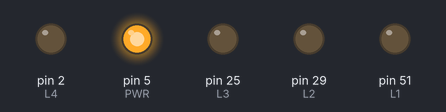
This sketch was run on a simulated Arduino Mega 2560, built with avr-gcc and run on an emulated ATmega2560. Shown: output pins drawn as LEDs (lit = HIGH).

Above: at 0.1 s.
At 3.1 s:
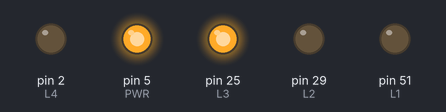
At 6.1 s:
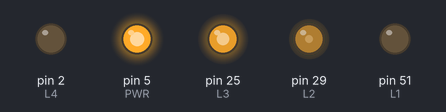
At 15.1 s:
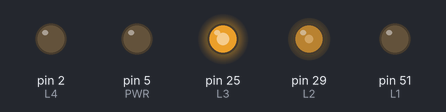
At 20.1 s:
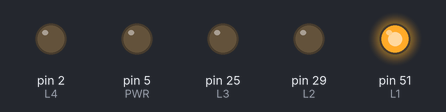
At 25.1 s:
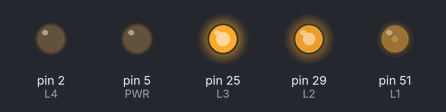
Timing chart, 0 to 25.3 s (numbered marks = the images above):
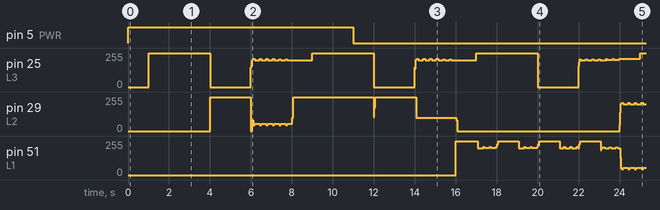

The sketch:

minimote.ino
```cpp
#include <avr/interrupt.h>
#include <avr/io.h>
//#include "HIDSerial.h"
//#include <TinyWireM.h>

#define PWR 5
#define L1 8
#define L2 7
#define L3 3
#define L4 2
#define PADOUT 0
#define PADIN 1
volatile u8 show_num = 0;
volatile u8 show_num_ind = 0;
u32 shdwn = 10000;
ISR(TIMER1_COMPA_vect) {
  if (show_num && show_num < 32) {
    if (show_num & (0x10 >> show_num_ind)) showLED_(show_num_ind + 1);
    else showLED_(0);
    show_num_ind = (show_num_ind + 1) % 5;
  }
};

#define MEM_I2C_ADDR 0xa0

#define L1OFF PORTB &= ~(1<<2)
#define L1ON PORTB |=  (1<<2)
#define L1IN DDRB &=   ~(1<<2)
#define L1OUT DDRB |=  (1<<2)

#define L2OFF PORTA &= ~(1<<7)
#define L2ON PORTA  |= (1<<7)
#define L2IN DDRA &=   ~(1<<7)
#define L2OUT DDRA |=  (1<<7)

#define L3OFF PORTA &= ~(1<<3)
#define L3ON PORTA |=  (1<<3)
#define L3IN DDRA &=   ~(1<<3)
#define L3OUT DDRA |=  (1<<3)

#define L4OFF PORTA &= ~(1<<2)
#define L4ON PORTA |=  (1<<2)
#define L4IN DDRA &=   ~(1<<2)
#define L4OUT DDRA |=  (1<<2)

#define TOUCH1OFF PORTA &= ~1
#define TOUCH1ON PORTA |= 1
#define TOUCH1IN DDRA &= ~1
#define TOUCH1OUT DDRA |= 1
#define TOUCH1CLR PINA &= ~1
#define TOUCH1VAL PINA & 1

#define TOUCH2OFF PORTA &= ~2
#define TOUCH2ON PORTA |= 2
#define TOUCH2IN DDRA &= ~2
#define TOUCH2OUT DDRA |= 2
#define TOUCH2CLR PINA &= ~2
#define TOUCH2VAL (PINA>>1) & 1


void showLED(u8 led) {
  show_num = 0;
  showLED_(led);
}

void showLED_(u8 led) {
  if (led == 0) {
    L1IN;
    L2IN;
    L3IN;
  } else if (led == 1) {
    L1OUT;
    L2OUT;
    L3IN;
    L1ON;
    L2OFF;
  } else if (led == 2) {
    L1OUT;
    L2OUT;
    L3IN;
    L1OFF;
    L2ON;
  } else if (led == 3) {
    L2OUT;
    L3OUT;
    L1IN;
    L3OFF;
    L2ON;
  } else if (led == 4) {
    L2OUT;
    L3OUT;
    L1IN;
    L2OFF;
    L3ON;
  } else if (led == 5) {
    L1OUT;
    L3OUT;
    L2IN;
    L1OFF;
    L3ON;
  }
}
u8 capRead() {
  u8 total = 0;
  noInterrupts();
  TOUCH1OFF;
  TOUCH2IN;
  TOUCH2OUT;
  TOUCH2OFF;
  delayMicroseconds(10);
  TOUCH2IN;
  TOUCH2CLR;
  TOUCH1ON;
  interrupts();
  while (!TOUCH2VAL) total++;
  noInterrupts();
  TOUCH2ON;
  TOUCH2OUT;
  TOUCH2ON;
  TOUCH2IN;
  TOUCH2CLR;
  TOUCH1OFF;
  interrupts();
  while (TOUCH2VAL) total++;
  return total;
}

u32 capReadMult(u8 samplenum)
{
  u8 m = show_num;
  show_num = 0;
  u32 out = 0;
  for (u8 i = 0; i < samplenum; ++i) out += capRead();
  show_num = m;
  return out;
}

/*void ext_eeprom_write_byte(u16 addr, u8 b) {
  TinyWireM.begin();
  TinyWireM.beginTransmission(MEM_I2C_ADDR);
  TinyWireM.write((addr & 0xff));
  TinyWireM.write((addr >> 8) & 0xff);
  TinyWireM.write(b);
  TinyWireM.endTransmission(1);
}

u8 ext_eeprom_read_byte() {
  TinyWireM.begin();
  TinyWireM.beginTransmission(MEM_I2C_ADDR);
  TinyWireM.endTransmission();
  TinyWireM.requestFrom(MEM_I2C_ADDR, 2);
  return TinyWireM.receive();
}*/

void setup() {
  pinMode(L4, OUTPUT);
  digitalWrite(L4, LOW);
  pinMode(PWR, OUTPUT);
  digitalWrite(PWR, HIGH);
  cli();
  TCCR1A = 0;
  OCR1AH = 0x00;
  OCR1AL = 0x80;
  TIMSK1 = 0x2;
  TCCR1B = 0xc;
  sei();
  show_num=0;
}
u8 i = 1;
void loop() {
  delay(1000);
  ++show_num;
  if (show_num==32) show_num=0;
  if (millis() > shdwn) digitalWrite(PWR, LOW);
}
```

Measured:
- by itself, pin 5 (PWR): HIGH → LOW at 11.0 s
